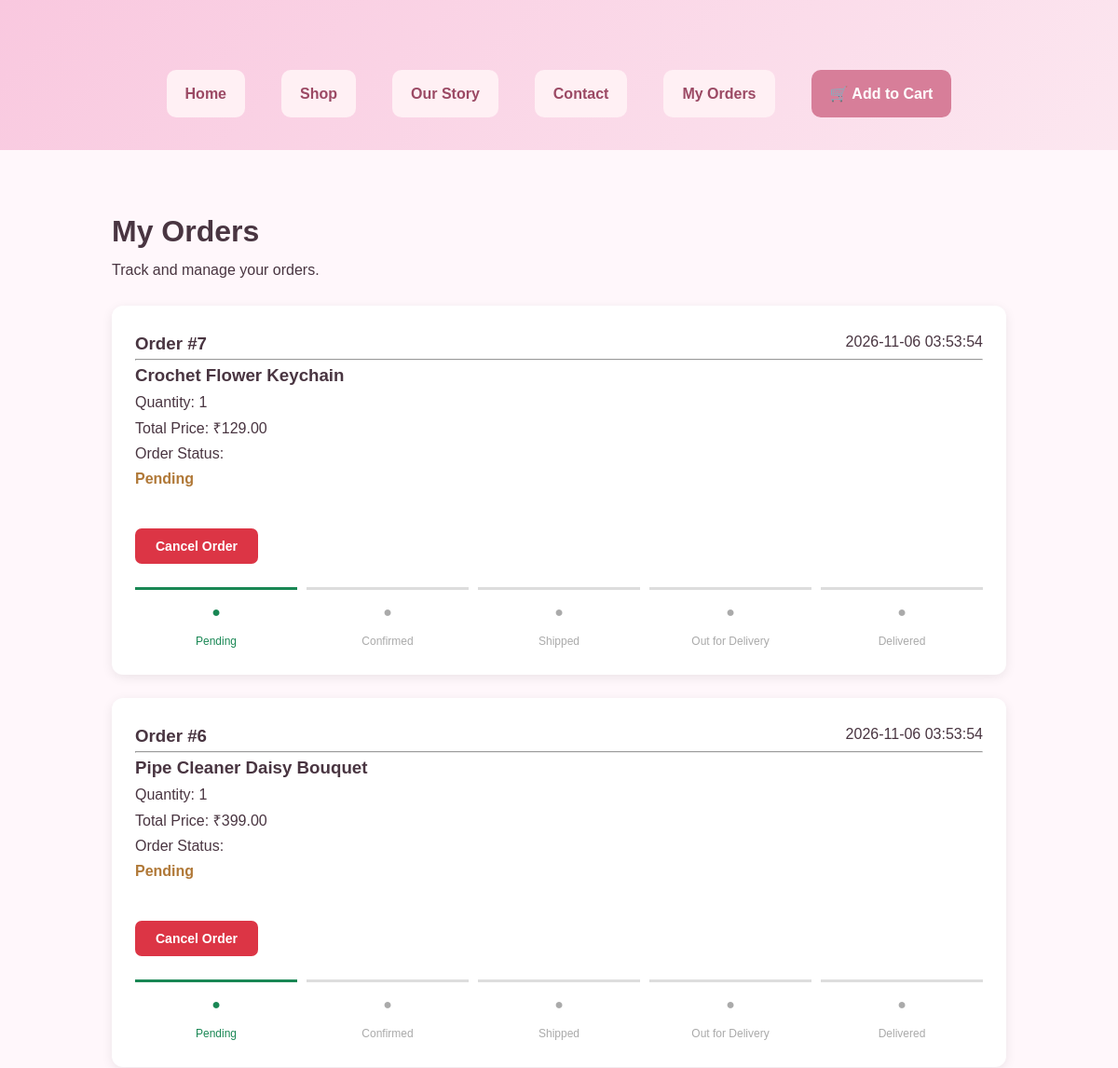
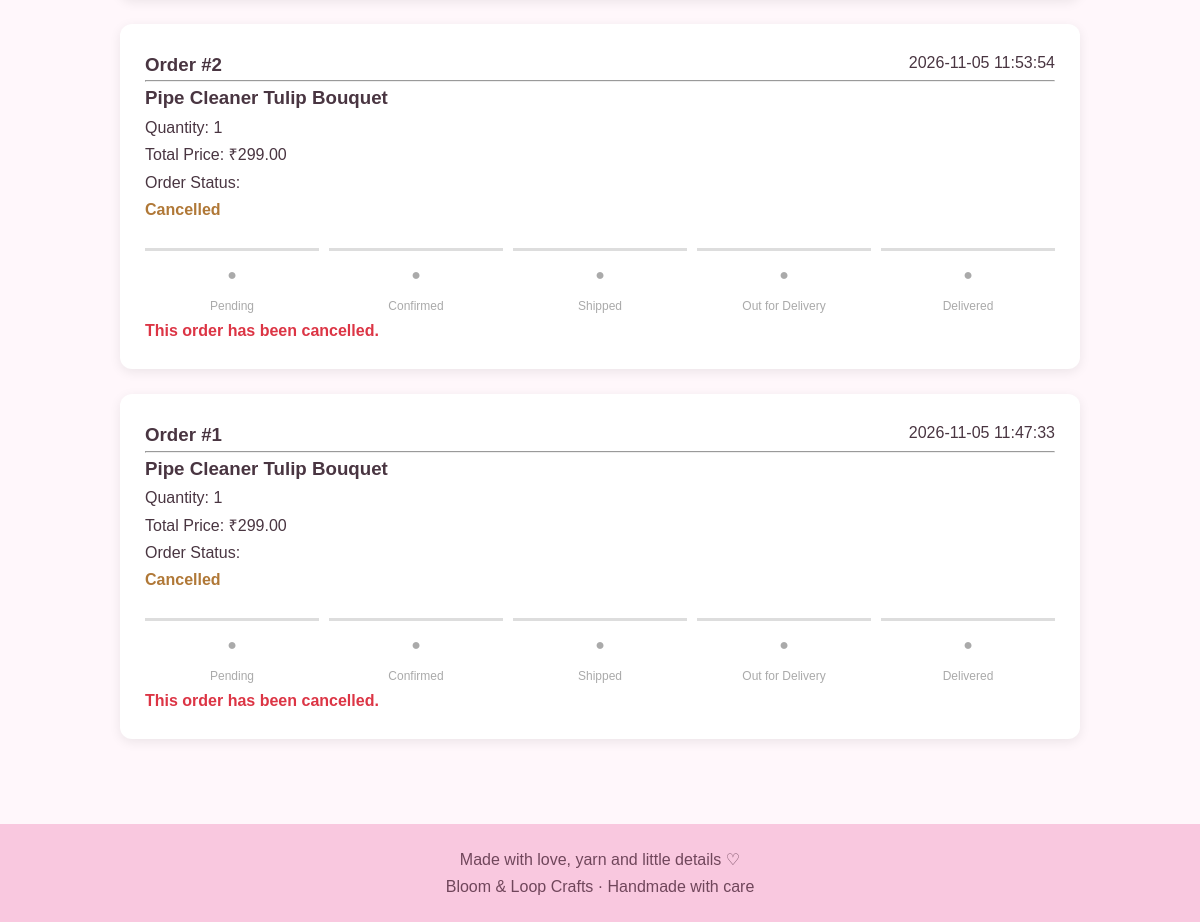
/my-orders (signed in), run on the app's committed database (2 pictures, top to bottom).
### tables this page shows
CREATE TABLE orders (
                id INTEGER PRIMARY KEY AUTOINCREMENT,
                customer_name TEXT NOT NULL,
                email TEXT NOT NULL,
                product_name TEXT NOT NULL,
                quantity INTEGER NOT NULL,
                notes TEXT,
                status TEXT NOT NULL DEFAULT 'New'
            , customer_id INTEGER, price REAL DEFAULT 0, created_at TEXT, payment_method TEXT DEFAULT 'COD');

### app.py (the view)
@app.route("/my-orders")
@customer_required
def my_orders():
    with get_db() as conn:
        orders = conn.execute("""
            SELECT *
            FROM orders
            WHERE customer_id = ?
            ORDER BY id DESC
        """, (session["customer_id"],)).fetchall()
    return render_template(
        "my_orders.html",
        orders=orders
    )

### app.py (called while the page is built)
def get_db():
    conn = sqlite3.connect(DB_PATH)
    conn.row_factory = sqlite3.Row
    conn.execute("PRAGMA foreign_keys = ON")
    return conn

def customer_required(function):
    @wraps(function)
    def wrapper(*args, **kwargs):
        if "customer_id" not in session:
            return redirect(url_for("login"))
        return function(*args, **kwargs)
    return wrapper

### templates/my_orders.html (shortened to what this page needs)
{% extends "base.html" %}
{% block content %}
<div class="my-orders">
    <h1>My Orders</h1>
    <p>Track and manage your orders.</p>
    {% if orders %}
        {% for order in orders %}
        <div class="order-card">
            <div class="order-heading">
                <h3>Order #{{ order.id }}</h3>
                <span>{{ order.created_at }}</span>
            </div>
            <hr>
            <h3>{{ order.product_name }}</h3>
            <p>Quantity: {{ order.quantity }}</p>
            <p>
                Total Price:
                ₹{{ "%.2f"|format(order.price * order.quantity) }}
            </p>
            <p>Order Status:</p>
            <div class="order-status">
                <strong>{{ order.status }}</strong>
            </div>
            {% if order.status in ['Pending', 'Confirmed'] %}
<form method="POST"
      action="{{ url_for('cancel_order', order_id=order.id) }}">
    <button type="submit"
            onclick="return confirm('Are you sure you want to cancel this order?')"
            class="cancel-order-btn">
        Cancel Order
    </button>
</form>
{% endif %}
            <div class="status-tracker">
                {% for step in [
                    'Pending',
                    'Confirmed',
                    'Shipped',
                    'Out for Delivery',
                    'Delivered'
                ] %}
                <div class="status-step
                {% if step == order.status %}active{% endif %}
                {% if order.status == 'Delivered' %}completed{% endif %}">
                    <span>●</span>
                    <small>{{ step }}</small>
                </div>
                {% endfor %}
            </div>
            {% if order.status == 'Cancelled' %}
                <p class="cancelled">This order has been cancelled.</p>
            {% endif %}
        </div>
        {% endfor %}
    {% else %}
        <div class="empty-orders">
            <h2>No orders yet!</h2>
            <p>Your orders will appear here.</p>
            <a href="{{ url_for('products') }}">Explore Products</a>
        </div>
    {% endif %}
</div>
{% endblock %}

### templates/base.html (shortened to what this page needs)
<!DOCTYPE html>
<html lang="en">
<head>
    <link rel="stylesheet"
          href="{{ url_for('static', filename='style.css') }}">
</head>
<body>
    <header class="navbar">
        <nav>
<nav class="navbar">
            <a href="{{ url_for('home') }}">Home</a>
            <a href="{{ url_for('products') }}">Shop</a>
            <a href="{{ url_for('about') }}">Our Story</a>
            <a href="{{ url_for('contact') }}">Contact</a>
            <a href="{{ url_for('my_orders') }}">My Orders</a>
            <a href="{{ url_for('cart') }}" class="cart-link">
        🛒 Add to Cart
        </a>
        </nav>
    </header>
    <main>
        {% block content %}{% endblock %}
    </main>
    <footer>
        <p>Made with love, yarn and little details ♡</p>
        <p>Bloom & Loop Crafts · Handmade with care</p>
    </footer>
</body>
</html>

### static/style.css (style rules this page uses)
* { margin: 0; padding: 0; box-sizing: border-box; }
body { font-family: Arial, sans-serif; background-color: #fff7fb; color: #493541; line-height: 1.7; }
header { background: linear-gradient(135deg, #f9c8df, #fce7f0); text-align: center; padding: 30px 15px; }
nav { margin-top: 20px; }
nav a { display: inline-block; margin: 5px 12px; color: #783052; text-decoration: none; font-weight: bold; transition: color 0.3s; }
main { width: 90%; max-width: 1150px; margin: 30px auto; }
button { padding: 12px 24px; background-color: #a84273; color: white; border: none; border-radius: 8px; cursor: pointer; font-size: 16px; }
footer { background-color: #f9c8df; color: #70465b; text-align: center; padding: 22px 15px; margin-top: 40px; }
nav a { text-decoration: none; padding: 10px 13px; color: #8f4266; font-weight: bold; display: inline-block; }
.navbar { display: flex; align-items: center; justify-content: center; gap: 15px; flex-wrap: wrap; }
.navbar a { text-decoration: none; padding: 12px 20px; border-radius: 10px; background-color: #fff0f4; color: #9b4964; font-weight: bold; transition: 0.3s; }
.navbar .cart-link { background-color: #d77e99; color: white; }
.my-orders { max-width: 1000px; margin: 40px auto; padding: 20px; }
.order-card { background: #fff; padding: 25px; margin: 25px 0; border-radius: 12px; box-shadow: 0 3px 12px rgba(0,0,0,0.08); }
.order-heading { display: flex; justify-content: space-between; flex-wrap: wrap; gap: 10px; }
.order-status { color: #b07837; font-weight: bold; margin-bottom: 25px; }
.status-tracker { display: flex; justify-content: space-between; gap: 10px; margin-top: 25px; }
.status-step { flex: 1; text-align: center; color: #aaa; border-top: 3px solid #ddd; padding-top: 10px; }
.status-step.active, .status-step.completed { color: #198754; border-top-color: #198754; }
.status-step small { display: block; font-size: 12px; margin-top: 8px; }
.cancelled { color: #dc3545; font-weight: bold; }
.cancel-order-btn { background-color: #dc3545; color: white; border: none; padding: 11px 22px; border-radius: 7px; cursor: pointer; font-size: 14px; font-weight: bold; margin-top: 15px; }

### data on the page
orders: id "7", created_at "2026-11-06 03:53:54", product_name "Crochet Flower Keychain", quantity "1", order.price*order.quantity "129.00", status "Pending", step "Pending" "Confirmed" "Shipped" "Out for Delivery" "Delivered"
orders: id "6", created_at "2026-11-06 03:53:54", product_name "Pipe Cleaner Daisy Bouquet", quantity "1", order.price*order.quantity "399.00", status "Pending", step "Pending" "Confirmed" "Shipped" "Out for Delivery" "Delivered"
orders: id "2", created_at "2026-11-05 11:53:54", product_name "Pipe Cleaner Tulip Bouquet", quantity "1", order.price*order.quantity "299.00", status "Cancelled", step "Pending" "Confirmed" "Shipped" "Out for Delivery" "Delivered", shows "This order has been cancelled."
orders: id "1", created_at "2026-11-05 11:47:33", product_name "Pipe Cleaner Tulip Bouquet", quantity "1", order.price*order.quantity "299.00", status "Cancelled", step "Pending" "Confirmed" "Shipped" "Out for Delivery" "Delivered", shows "This order has been cancelled."
